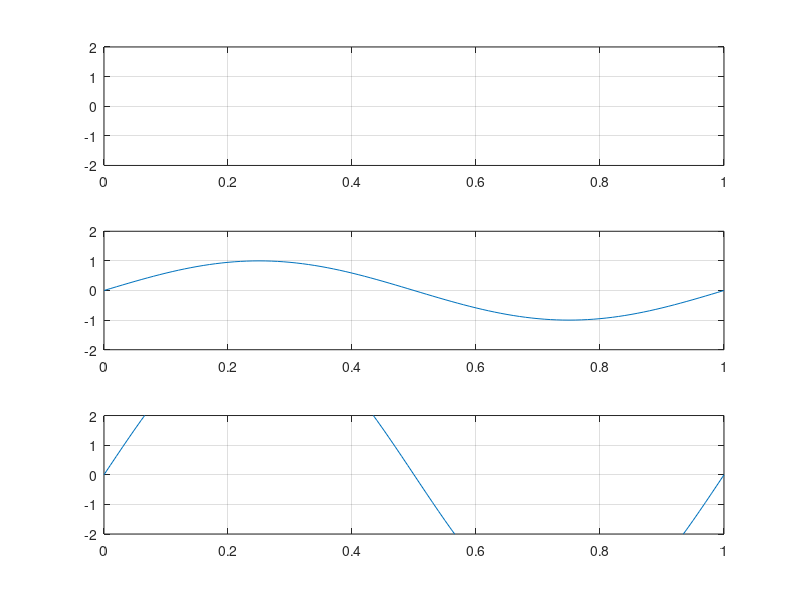

The MATLAB script that drew this image:
clear;	
clc;
b = input('Enter the Bit stream \n '); %b = [0 1 0 1 1 1 0];
n = length(b);
t = 0:.01:n;
x = 1:1:(n+1)*100;
for i = 1:n
for j = i:.1:i+1
bw(x(i*100:(i+1)*100)) = b(i);
end
end
bw = bw(100:end);
sint = sin(2*pi*t);
st = bw.*sint;
subplot(3,1,1)
plot(t,bw)
grid on ; axis([0 n -2 +2])
subplot(3,1,2)
plot(t,sint)
grid on ; axis([0 n -2 +2])
subplot(3,1,3)
plot(t,st)
grid on ; axis([0 n -2 +2])